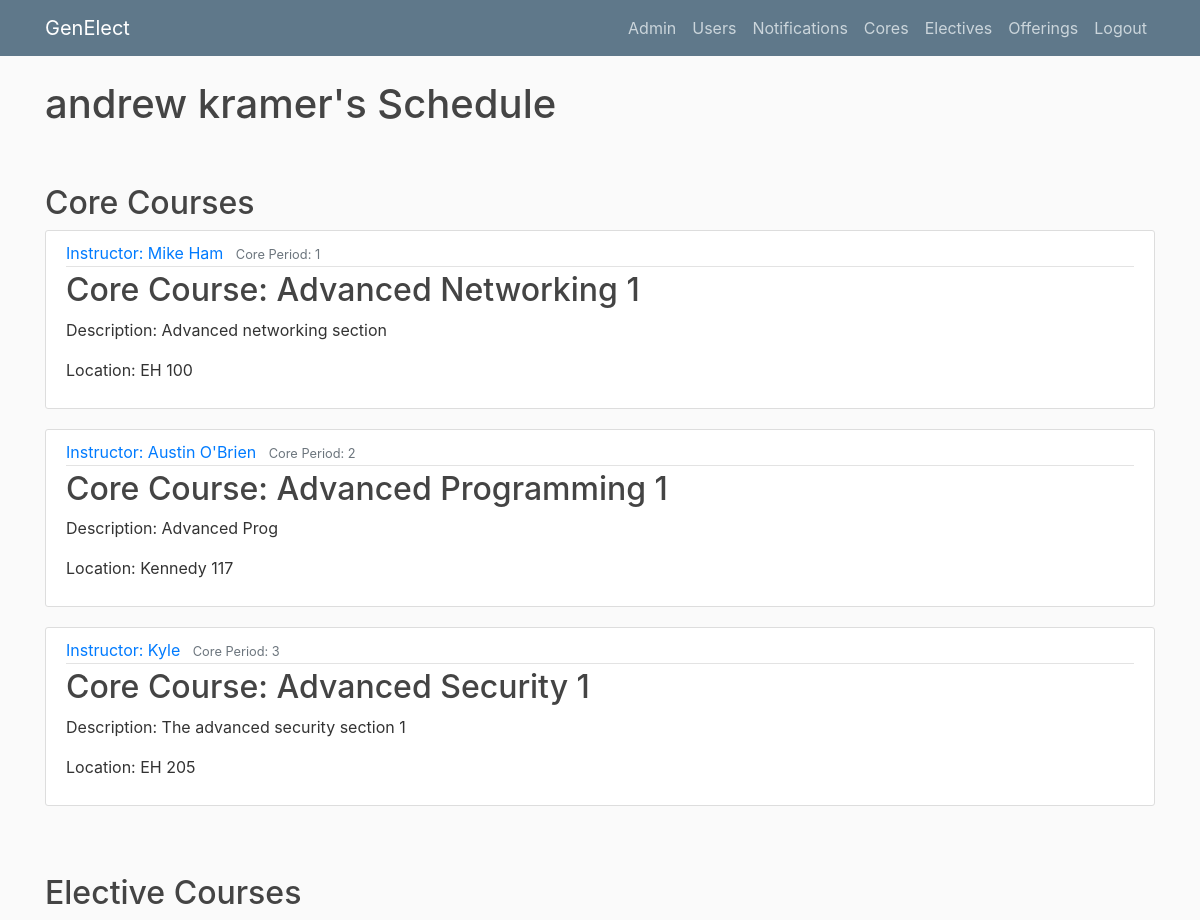
/schedule?user_id=4 (signed in), run on the app's committed database.
### genElect/models.py (models this page shows)
class Base(db.Model):
    __abstract__ = True
    id = db.Column(db.Integer, primary_key=True, autoincrement=True)
    date_created = db.Column(db.DateTime, default=db.func.current_timestamp())
    date_modified = db.Column(db.DateTime, default=db.func.current_timestamp(),
            onupdate=db.func.current_timestamp())

class Users(Base, UserMixin):
    __tablename__ = 'users'
    username = db.Column(db.String(100), unique=True)
    full_name = db.Column(db.String(100))
    email = db.Column(db.String(100))
    role = db.Column(db.String(32), nullable=False)
    password = db.Column(db.String(128))
    registrations = db.relationship('Registrations', backref='user', lazy=True)
    core_registrations = db.relationship('CoreRegistrations', backref='user', lazy=True)
    completed_electives = db.relationship('Completions', backref='user', lazy=True)

class CoreRegistrations(Base):
    __tablesname__ = 'registrations'
    user_id = db.Column(db.Integer, db.ForeignKey('users.id'), nullable=False)
    core_id = db.Column(db.Integer, db.ForeignKey('cores.id'), nullable=False)

class Cores(Base):
    __tablename__ = 'cores'
    name = db.Column(db.String(100))
    description = db.Column(db.String(500))
    building = db.Column(db.String(100))
    room = db.Column(db.String(100))
    core_period = db.Column(db.Integer)
    instructor = db.Column(db.String(100))
    registrations = db.relationship('CoreRegistrations', backref='core', lazy=True)

### genElect/__init__.py (the view)
@app.route("/schedule") #FOR STUDENT OR ADMIN USE
def schedule():
    if current_user.is_authenticated:
        if current_user.role == 'admin' or current_user.role == 'instructor':
            user_id = request.args.get('user_id')
            user = Users.query.filter_by(id=user_id).first()
            if not user:
                flash("User schedule not found", 'danger')
                return redirect(url_for('allusers'))
        else:
            user = current_user
            user_id = user.id
        registrations = user.registrations #grab all user registrations
        registered = [] #to build out registered offerings
        for registration in registrations:
            if registration.offering.period_start == 1:
                registered.append(registration.offering)
        for registration in registrations:
            if registration.offering.period_start == 2:
                registered.append(registration.offering)
        for registration in registrations:
            if registration.offering.period_start == 3:
                registered.append(registration.offering)
        core_registrations = []
        for core_reg in user.core_registrations:
            if core_reg.core.core_period == 1:
                core_registrations.append(core_reg)
        for core_reg in user.core_registrations:
            if core_reg.core.core_period == 2:
                core_registrations.append(core_reg)
        for core_reg in user.core_registrations:
            if core_reg.core.core_period == 3:
                core_registrations.append(core_reg)
        return render_template('schedule.html', registered=registered, core_registrations=core_registrations, user=user)
    else:
        flash("Please login first", 'info')
        return redirect(url_for('login'))

### genElect/__init__.py (called while the page is built)
@login_manager.user_loader
def load_user(user_id):
    return Users.query.get(int(user_id))

### genElect/templates/schedule.html (shortened to what this page needs)
{% extends "layout.html" %}
{% block content %}
{% if user == current_user %}
<h1>My Schedule</h1>
{% else %}
<h1>{{user.full_name}}'s Schedule</h1>
{% endif %}
    <br><br>
    <h2>Core Courses</h2>
    {% for core_registration in core_registrations %}
        <article class="media content-section">
          <div class="media-body">
            <div class="article-metadata">
              <a class="mr-2" href="#">Instructor: {{core_registration.core.instructor}}</a>
              <small class="text-muted">Core Period: {{ core_registration.core.core_period }}</small>
            </div>
            <h2><a class="article-title" href="#">Core Course: {{ core_registration.core.name }}</a></h2>
            <p class="article-content">Description: {{ core_registration.core.description }}</p>
            <p class="article-content">Location: {{ core_registration.core.building }} {{ core_registration.core.room }}</p>
          </div>
        </article>
    {% endfor %}
    <br><br>
    <h2>Elective Courses</h2>
{% endblock content %}

### genElect/static/main.css (style rules this page uses)
body { background: #fafafa; color: #333333; margin-top: 5rem; }
h1, h2, h3, h4, h5, h6 { color: #444444; }
.content-section { background: #ffffff; padding: 10px 20px; border: 1px solid #dddddd; border-radius: 3px; margin-bottom: 20px; }
.article-title { color: #444444; }
.article-content { white-space: pre-line; }
.article-metadata { padding-bottom: 1px; margin-bottom: 4px; border-bottom: 1px solid #e3e3e3 }

### data on the page
Users: full_name "andrew kramer"
CoreRegistrations: core.instructor "Mike Ham", core.core_period "1", core.name "Advanced Networking 1", core.description "Advanced networking section", core.building "EH", core.room "100"
CoreRegistrations: core.instructor "Austin O'Brien", core.core_period "2", core.name "Advanced Programming 1", core.description "Advanced Prog", core.building "Kennedy", core.room "117"
CoreRegistrations: core.instructor "Kyle", core.core_period "3", core.name "Advanced Security 1", core.description "The advanced security section 1", core.building "EH", core.room "205"
